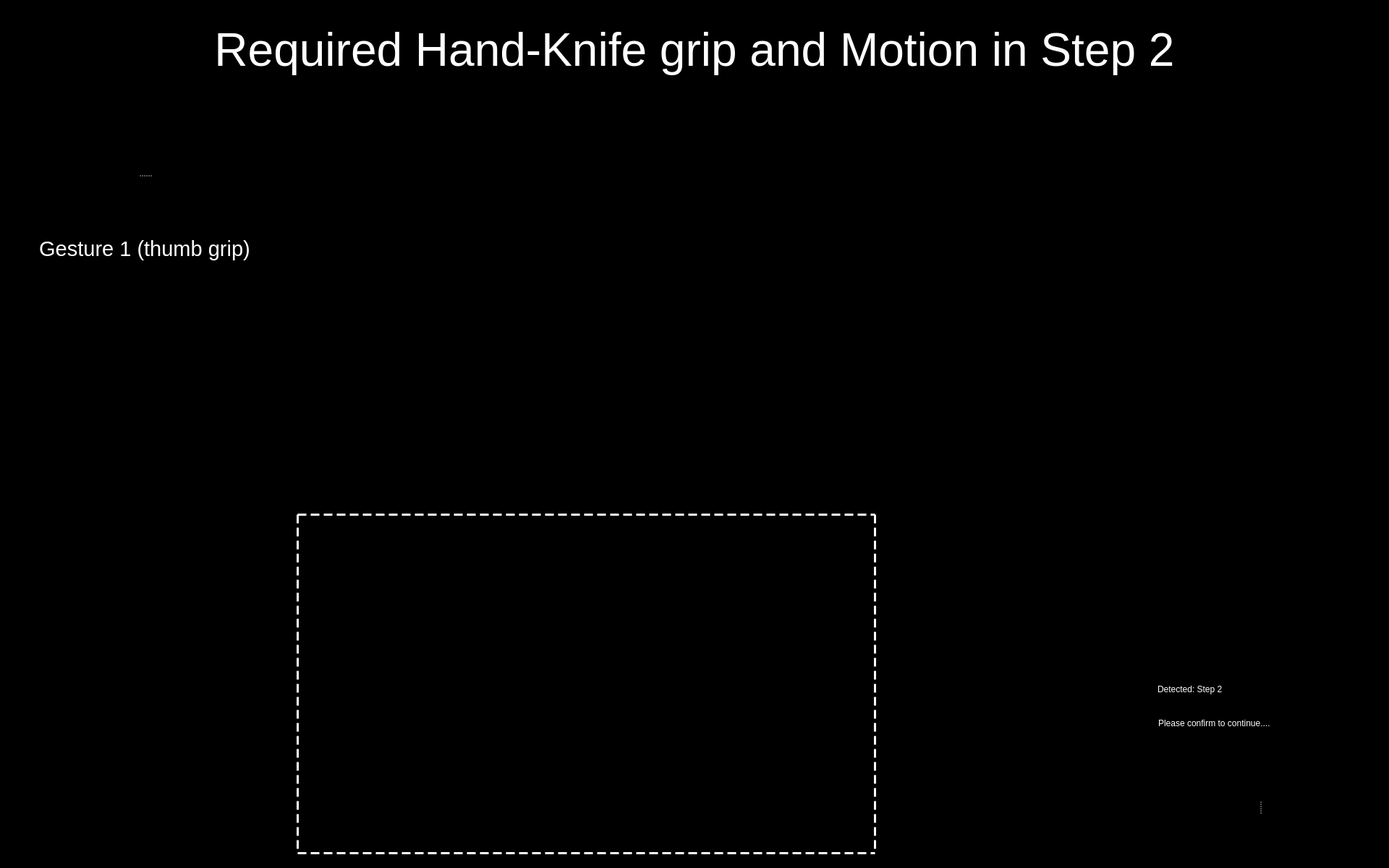
<?xml version="1.0" encoding="UTF-8"?>
<ui version="4.0">
 <class>Entry_Step_2_UI</class>
 <widget class="QWidget" name="Entry_Step_2_UI">
  <property name="windowModality">
   <enum>Qt::WindowModal</enum>
  </property>
  <property name="enabled">
   <bool>true</bool>
  </property>
  <property name="geometry">
   <rect>
    <x>0</x>
    <y>0</y>
    <width>1920</width>
    <height>1200</height>
   </rect>
  </property>
  <property name="sizePolicy">
   <sizepolicy hsizetype="Preferred" vsizetype="Preferred">
    <horstretch>0</horstretch>
    <verstretch>0</verstretch>
   </sizepolicy>
  </property>
  <property name="minimumSize">
   <size>
    <width>0</width>
    <height>0</height>
   </size>
  </property>
  <property name="maximumSize">
   <size>
    <width>1920</width>
    <height>1200</height>
   </size>
  </property>
  <property name="windowTitle">
   <string>Food Assist</string>
  </property>
  <property name="windowOpacity">
   <double>1.000000000000000</double>
  </property>
  <property name="styleSheet">
   <string notr="true">background-color: rgb(0, 0, 0);</string>
  </property>
  <widget class="QWidget" name="widget" native="true">
   <property name="geometry">
    <rect>
     <x>1540</x>
     <y>930</y>
     <width>371</width>
     <height>91</height>
    </rect>
   </property>
   <property name="styleSheet">
    <string notr="true">background-color: rgb(0, 0, 0);</string>
   </property>
   <widget class="QLabel" name="label">
    <property name="geometry">
     <rect>
      <x>10</x>
      <y>0</y>
      <width>41</width>
      <height>51</height>
     </rect>
    </property>
    <property name="styleSheet">
     <string notr="true"/>
    </property>
    <property name="text">
     <string/>
    </property>
    <property name="pixmap">
     <pixmap resource="resources/res.qrc">:/img/Icon Detected.svg</pixmap>
    </property>
    <property name="alignment">
     <set>Qt::AlignRight|Qt::AlignTrailing|Qt::AlignVCenter</set>
    </property>
   </widget>
   <widget class="QLabel" name="label_2">
    <property name="geometry">
     <rect>
      <x>60</x>
      <y>3</y>
      <width>291</width>
      <height>40</height>
     </rect>
    </property>
    <property name="styleSheet">
     <string notr="true">font: 75 28pt &quot;Arial&quot;;
color: rgb(255, 255, 255);</string>
    </property>
    <property name="text">
     <string>Detected: Step 2</string>
    </property>
    <property name="textFormat">
     <enum>Qt::RichText</enum>
    </property>
   </widget>
   <widget class="QLabel" name="label_3">
    <property name="geometry">
     <rect>
      <x>61</x>
      <y>54</y>
      <width>321</width>
      <height>31</height>
     </rect>
    </property>
    <property name="styleSheet">
     <string notr="true">font: 18pt &quot;Arial&quot;;
color: rgb(255, 255, 255)</string>
    </property>
    <property name="text">
     <string>Please confirm to continue....</string>
    </property>
   </widget>
  </widget>
  <widget class="QLabel" name="img_detected_step2">
   <property name="geometry">
    <rect>
     <x>1410</x>
     <y>400</y>
     <width>631</width>
     <height>521</height>
    </rect>
   </property>
   <property name="frameShape">
    <enum>QFrame::NoFrame</enum>
   </property>
   <property name="text">
    <string/>
   </property>
   <property name="pixmap">
    <pixmap resource="resources/res.qrc">:/detected steps/Detected Step2.png</pixmap>
   </property>
   <property name="scaledContents">
    <bool>true</bool>
   </property>
  </widget>
  <widget class="QLabel" name="label_8">
   <property name="geometry">
    <rect>
     <x>410</x>
     <y>710</y>
     <width>801</width>
     <height>471</height>
    </rect>
   </property>
   <property name="styleSheet">
    <string notr="true">border :3px solid white;
border-style : dashed;
background-color: rgb(0, 0, 0, 0);</string>
   </property>
   <property name="text">
    <string/>
   </property>
  </widget>
  <widget class="QWidget" name="widget_2" native="true">
   <property name="geometry">
    <rect>
     <x>1559</x>
     <y>1030</y>
     <width>361</width>
     <height>161</height>
    </rect>
   </property>
   <property name="styleSheet">
    <string notr="true">background-color: rgb(0,0,0);</string>
   </property>
   <widget class="QSplitter" name="splitter">
    <property name="geometry">
     <rect>
      <x>10</x>
      <y>10</y>
      <width>345</width>
      <height>150</height>
     </rect>
    </property>
    <property name="frameShape">
     <enum>QFrame::NoFrame</enum>
    </property>
    <property name="frameShadow">
     <enum>QFrame::Plain</enum>
    </property>
    <property name="lineWidth">
     <number>0</number>
    </property>
    <property name="orientation">
     <enum>Qt::Horizontal</enum>
    </property>
    <property name="opaqueResize">
     <bool>false</bool>
    </property>
    <property name="handleWidth">
     <number>45</number>
    </property>
    <property name="childrenCollapsible">
     <bool>false</bool>
    </property>
    <widget class="QPushButton" name="button_yes">
     <property name="enabled">
      <bool>true</bool>
     </property>
     <property name="minimumSize">
      <size>
       <width>81</width>
       <height>81</height>
      </size>
     </property>
     <property name="maximumSize">
      <size>
       <width>150</width>
       <height>150</height>
      </size>
     </property>
     <property name="cursor">
      <cursorShape>OpenHandCursor</cursorShape>
     </property>
     <property name="focusPolicy">
      <enum>Qt::WheelFocus</enum>
     </property>
     <property name="contextMenuPolicy">
      <enum>Qt::DefaultContextMenu</enum>
     </property>
     <property name="icon">
      <iconset resource="resources/res.qrc">
       <normaloff>:/buttons/Button Yes.svg</normaloff>:/buttons/Button Yes.svg</iconset>
     </property>
     <property name="iconSize">
      <size>
       <width>144</width>
       <height>144</height>
      </size>
     </property>
     <property name="autoDefault">
      <bool>false</bool>
     </property>
     <property name="default">
      <bool>false</bool>
     </property>
     <property name="flat">
      <bool>true</bool>
     </property>
    </widget>
    <widget class="QPushButton" name="button_no">
     <property name="enabled">
      <bool>true</bool>
     </property>
     <property name="minimumSize">
      <size>
       <width>81</width>
       <height>81</height>
      </size>
     </property>
     <property name="maximumSize">
      <size>
       <width>150</width>
       <height>150</height>
      </size>
     </property>
     <property name="cursor">
      <cursorShape>OpenHandCursor</cursorShape>
     </property>
     <property name="focusPolicy">
      <enum>Qt::WheelFocus</enum>
     </property>
     <property name="contextMenuPolicy">
      <enum>Qt::DefaultContextMenu</enum>
     </property>
     <property name="icon">
      <iconset resource="resources/res.qrc">
       <normaloff>:/buttons/Button No.svg</normaloff>:/buttons/Button No.svg</iconset>
     </property>
     <property name="iconSize">
      <size>
       <width>144</width>
       <height>144</height>
      </size>
     </property>
     <property name="autoDefault">
      <bool>false</bool>
     </property>
     <property name="default">
      <bool>false</bool>
     </property>
     <property name="flat">
      <bool>true</bool>
     </property>
    </widget>
   </widget>
  </widget>
  <widget class="QSplitter" name="splitter_2">
   <property name="geometry">
    <rect>
     <x>40</x>
     <y>160</y>
     <width>320</width>
     <height>282</height>
    </rect>
   </property>
   <property name="orientation">
    <enum>Qt::Vertical</enum>
   </property>
   <widget class="QLabel" name="image_required_1">
    <property name="maximumSize">
     <size>
      <width>320</width>
      <height>240</height>
     </size>
    </property>
    <property name="text">
     <string/>
    </property>
    <property name="pixmap">
     <pixmap resource="resources/res.qrc">:/img/left_step2_gesture1_2.png</pixmap>
    </property>
    <property name="scaledContents">
     <bool>true</bool>
    </property>
   </widget>
   <widget class="QLabel" name="text_required_1">
    <property name="font">
     <font>
      <family>Arial</family>
      <pointsize>22</pointsize>
      <weight>9</weight>
      <italic>false</italic>
      <bold>false</bold>
     </font>
    </property>
    <property name="styleSheet">
     <string notr="true">font: 75 22pt &quot;Arial&quot;;
color: rgb(255, 255, 255);</string>
    </property>
    <property name="text">
     <string>Gesture 1 (thumb grip)</string>
    </property>
    <property name="textFormat">
     <enum>Qt::PlainText</enum>
    </property>
    <property name="alignment">
     <set>Qt::AlignCenter</set>
    </property>
    <property name="wordWrap">
     <bool>true</bool>
    </property>
   </widget>
  </widget>
  <widget class="QLabel" name="label_text_1">
   <property name="geometry">
    <rect>
     <x>40</x>
     <y>20</y>
     <width>1840</width>
     <height>100</height>
    </rect>
   </property>
   <property name="font">
    <font>
     <family>Arial</family>
     <pointsize>48</pointsize>
     <weight>9</weight>
     <italic>false</italic>
     <bold>false</bold>
    </font>
   </property>
   <property name="styleSheet">
    <string notr="true">font: 75 48pt &quot;Arial&quot;;
color: rgb(255, 255, 255);</string>
   </property>
   <property name="text">
    <string>Required Hand-Knife grip and Motion in Step 2</string>
   </property>
   <property name="textFormat">
    <enum>Qt::RichText</enum>
   </property>
   <property name="alignment">
    <set>Qt::AlignCenter</set>
   </property>
   <property name="wordWrap">
    <bool>true</bool>
   </property>
  </widget>
 </widget>
 <resources>
  <include location="resources/res.qrc"/>
 </resources>
 <connections/>
</ui>
